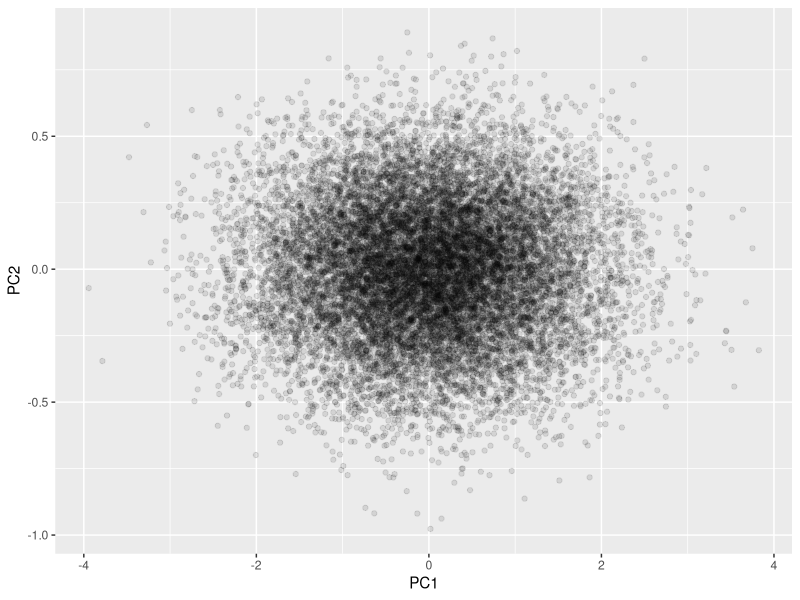

Source code (R):
# generates fake PC-like data to test on

library(tidyverse)

N <- 16000 # total number of individuals in test data set
L <- 32 # total number of dimensions in data set


set.seed(2016)
data <- tibble(IID = 1:N)
for (i in 1:L) {
  # data for dimensions is normally distributed
  # dimension i's variance is 1/i
  data[,paste0("PC",i)] <- rnorm(N, mean=0, sd = (1/i)**2)
  print(i)
}

# plots data for first two dimensions
ggplot(data, aes(x=PC1, y=PC2)) +
  geom_point(alpha = 0.1)

write.table(data, "full_test_data.txt", sep="\t",row.names=FALSE, quote=FALSE)
